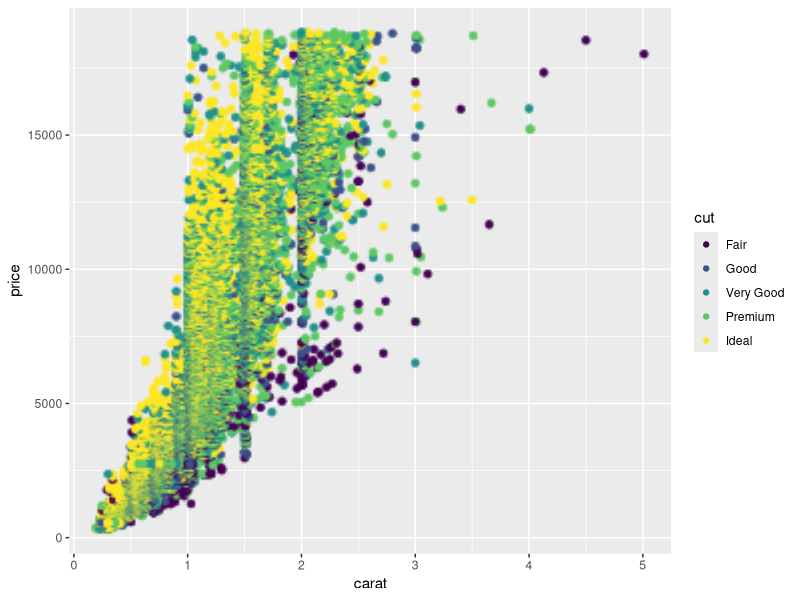
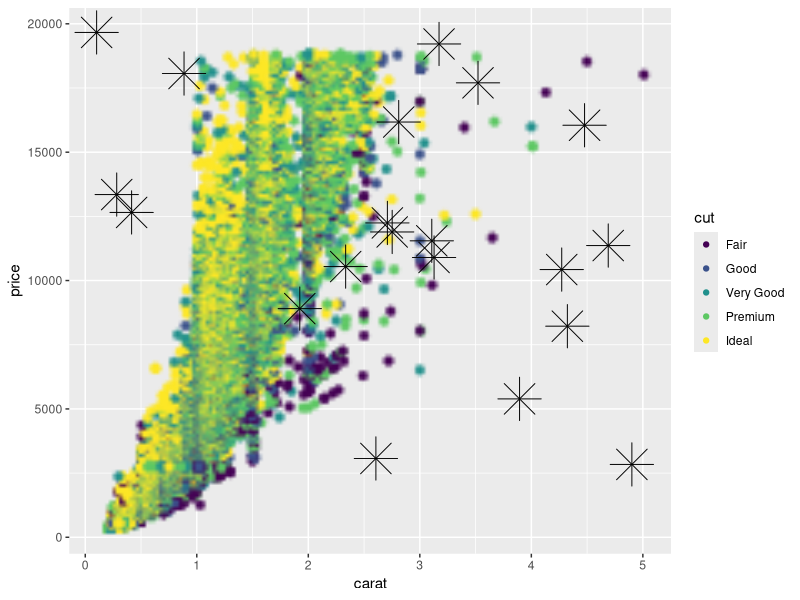
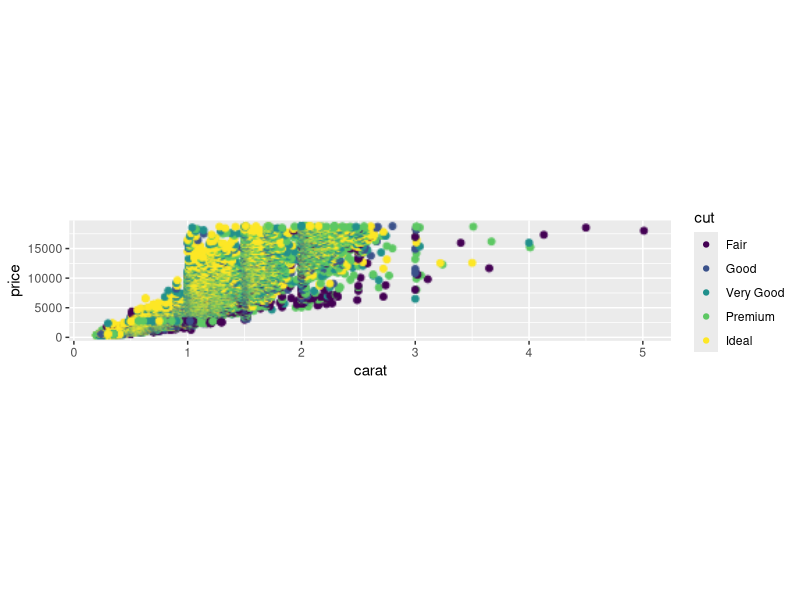
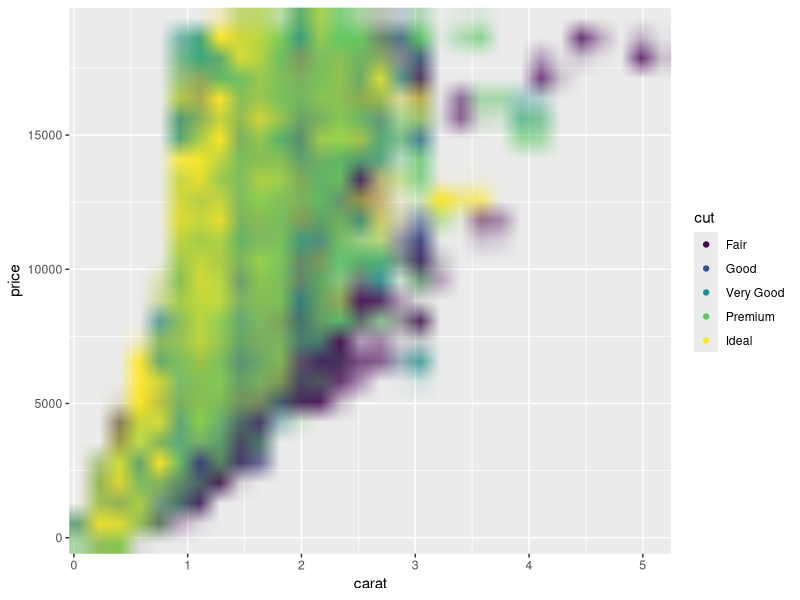
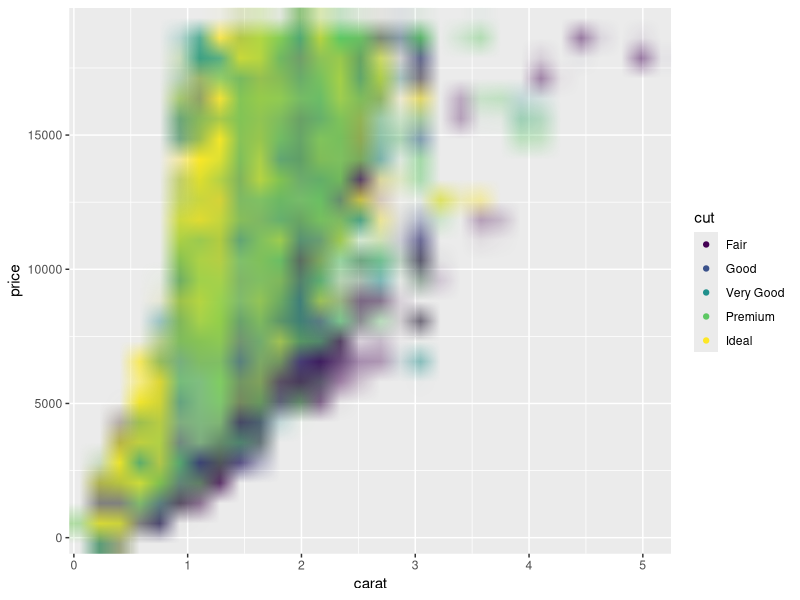
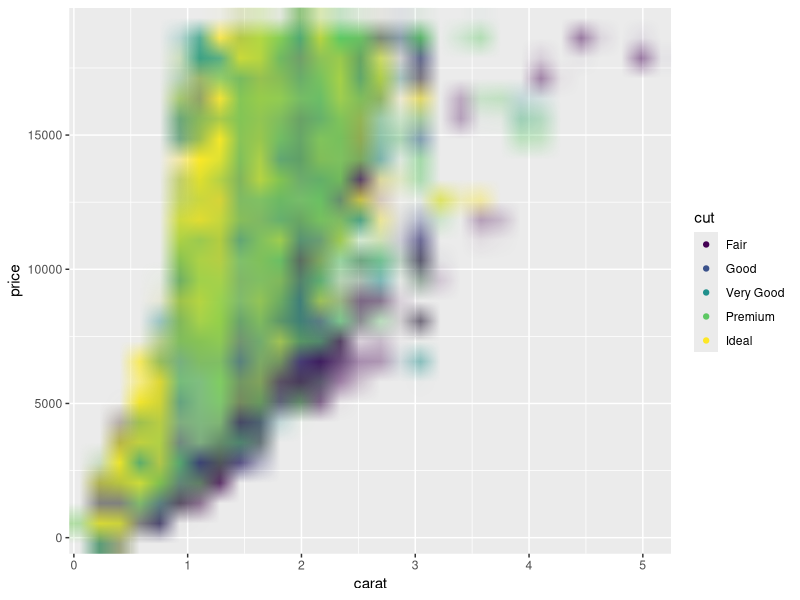
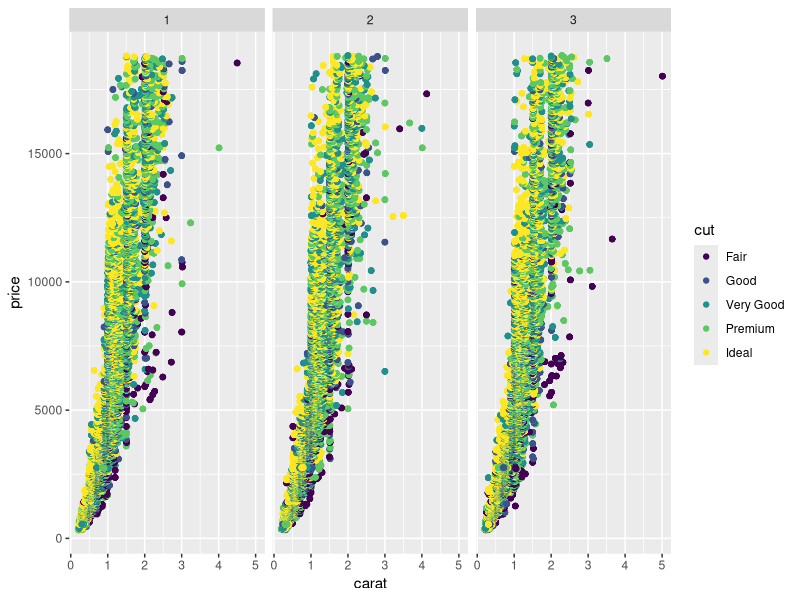
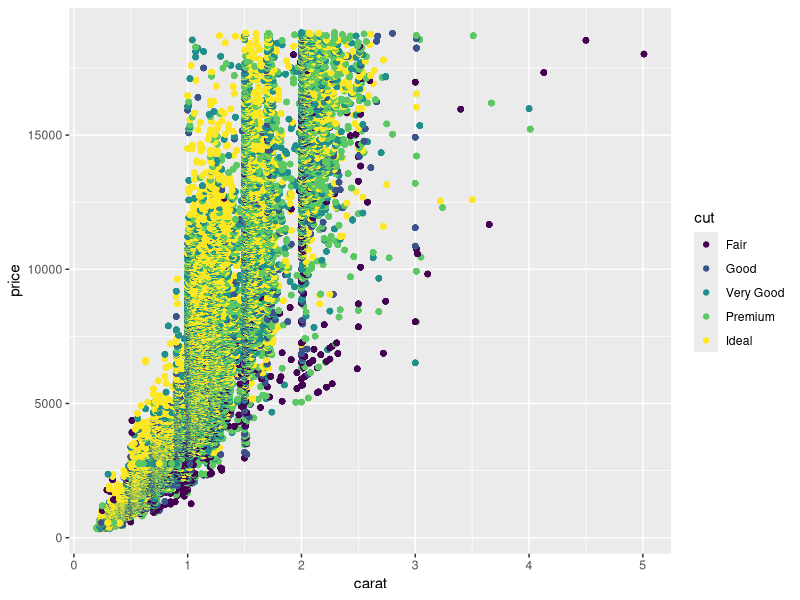

These figures' R source, in order:
## ---- chunk 1
knitr::opts_chunk$set(
  collapse = TRUE,
  comment = "#>"
)
## ---- chunk 2
library(ggplot2)
library(ggrastr)

plot <- ggplot(diamonds, aes(carat, price, colour = cut)) +
  geom_point()

rasterize(plot, layers='Point', dpi=50)
## ---- chunk 3
ggplot() + 
  rasterise(geom_point(aes(carat, price, colour = cut), data=diamonds), dpi=30) +
  geom_point(aes(x=runif(20, 0, 5), y=runif(20, 0, 20000)), size=10, color="black", shape=8)
## ---- chunk 4
# Points remain round across different aspect ratios
plot <- ggplot(diamonds, aes(carat, price, colour = cut))
plot + rasterise(geom_point(), dpi = 72) + theme(aspect.ratio = 0.2)
## ---- chunk 5
# The default 'cairo' at dpi=5
plot + rasterise(geom_point(), dpi = 5, dev = "cairo")
## ---- chunk 6
# Using 'ragg' gives better anti-aliasing but has unexpected alpha blending
plot + rasterise(geom_point(), dpi = 5, dev = "ragg")
## ---- chunk 7
# Using 'ragg_png' solves the alpha blend, but requires writing a temporary file to disk
plot + rasterise(geom_point(), dpi = 5, dev = "ragg_png")
## ---- chunk 8
# Facets will not warp/distort points
set.seed(123)
plot + rasterise(geom_point(), dpi = 300) + facet_wrap(~ sample(1:3, nrow(diamonds), 2))
## ---- chunk 9
# unchanged scaling, scale=1
plot <- ggplot(diamonds, aes(carat, price, colour = cut))
plot + rasterise(geom_point(), dpi = 300, scale = 1)
## ---- chunk 10
# larger objects, scale > 1
plot <- ggplot(diamonds, aes(carat, price, colour = cut))
plot + rasterise(geom_point(), dpi = 300, scale = 2)
## ---- chunk 11
# smaller objects, scale < 1
plot <- ggplot(diamonds, aes(carat, price, colour = cut))
plot + rasterise(geom_point(), dpi = 300, scale = 0.5)
## ---- chunk 12
world1 <- sf::st_as_sf(maps::map('world', plot = FALSE, fill = TRUE))
ggplot() + rasterise(
  list(
    list(
      geom_sf(data = world1),
      theme(panel.background = element_rect(fill = "skyblue"))
    ),
    list(
      list(
        geom_point(aes(x = rnorm(100, sd = 10), y = rnorm(100, sd = 10)))
      ),
      theme(panel.border = element_rect(fill = NA, colour = "blue"))
    )
  )
)
## ---- chunk 13
## set ggrastr.default.dpi with options()
options(ggrastr.default.dpi=750)

plot <- ggplot(diamonds, aes(carat, price, colour = cut))
new_plot = plot + rasterise(geom_point()) + theme(aspect.ratio = 1)
print(new_plot)

## set back to default 300
options(ggrastr.default.dpi=300)
